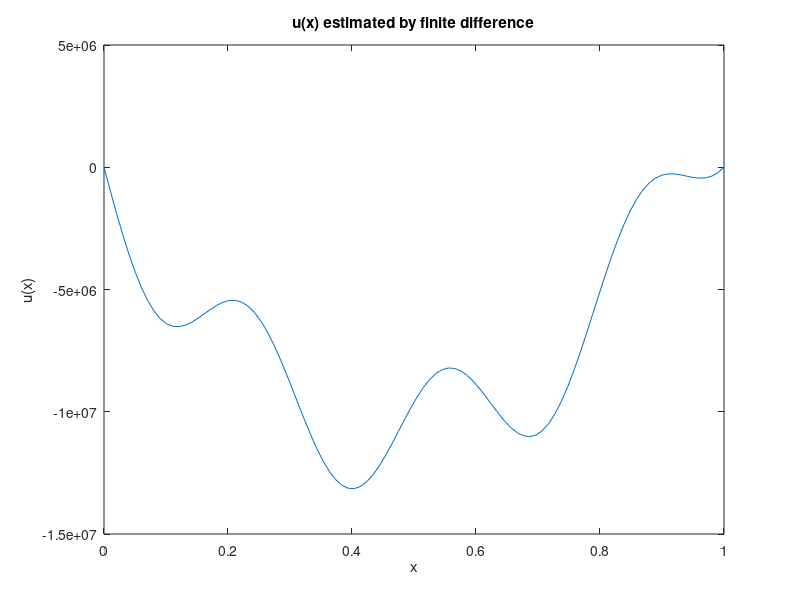

Write the MATLAB code that produced this figure.
%No comments
u0=0;     u1=0.1;  %Include BC's as variables
N=100;
vec1=ones(N,1);
M=spdiags([vec1 -2*vec1 vec1],[-1 0 1], N, N);
M(1,:)=zeros(1,N);
M(1,1)=1;
M(N,:)=zeros(1,N);
M(N,N)=1;
x=linspace(0,1,N)';
f=10*sin(20*x)+cos(x.^5);
f(1)=u0;
f(N)=u1;
u=(1/N^2)*M\f;  %Included factor of 1/N^2
figure(1);
plot(x,u);
xlabel('x');
ylabel('u(x)');
title('u(x) estimated by finite difference');